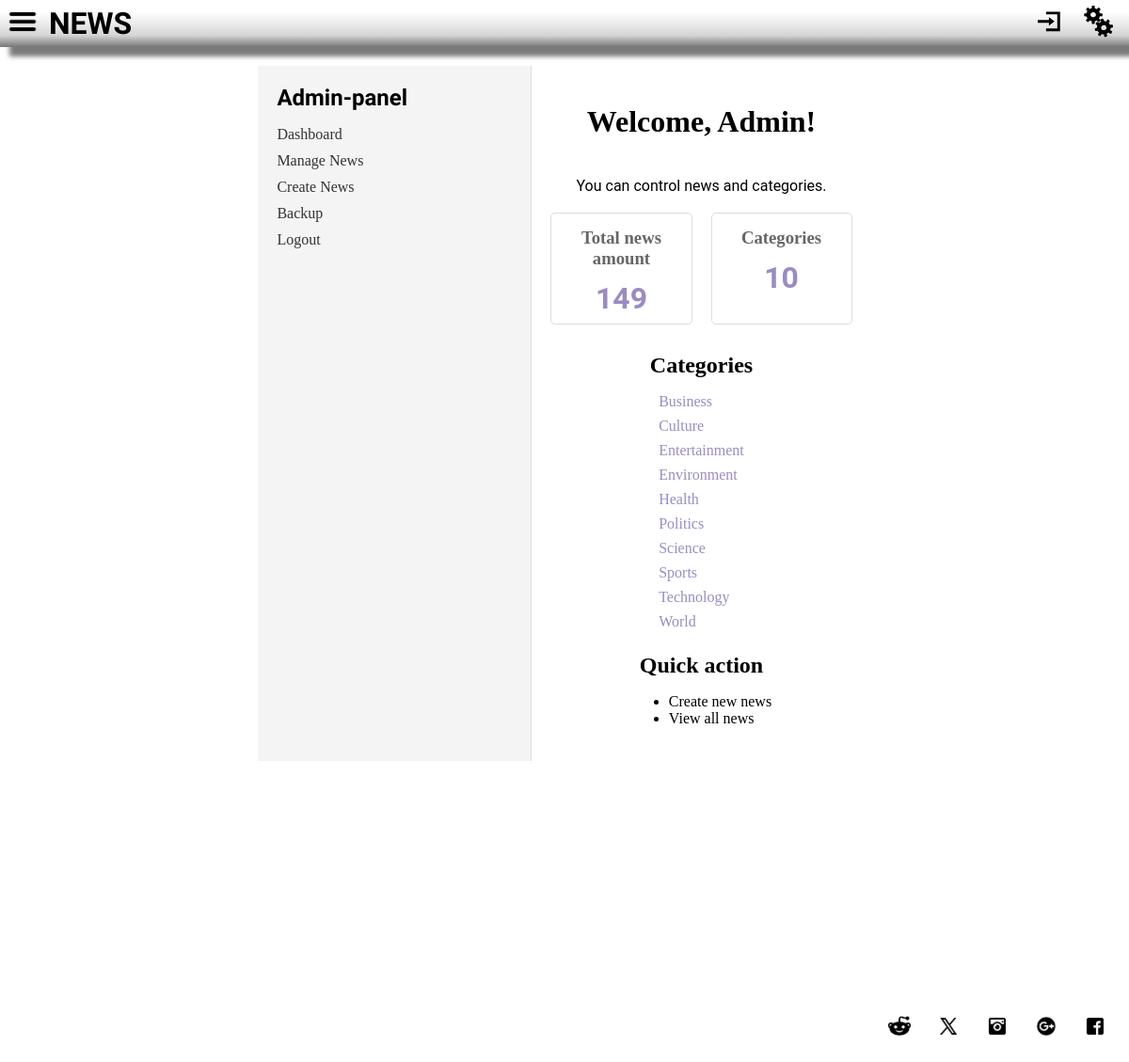
/admin/index.php (signed in), run on the app's committed database.
### tables this page shows
CREATE TABLE `categories` (
  `id` int NOT NULL AUTO_INCREMENT,
  `name` varchar(100) NOT NULL,
  `slug` varchar(100) NOT NULL,
  `description` text,
  `created_at` datetime DEFAULT CURRENT_TIMESTAMP,
  `updated_at` datetime DEFAULT CURRENT_TIMESTAMP ON UPDATE CURRENT_TIMESTAMP,
  PRIMARY KEY (`id`),
  UNIQUE KEY `name` (`name`),
  UNIQUE KEY `slug` (`slug`)
);

### app/core/Database.php (called while the page is built, shortened)
<?php
class Database {
    private static $instance = null;
    private $pdo;
    private function __construct() {
        try {
            $this->pdo = new PDO(
                "mysql:host=" . DB_HOST . ";dbname=" . DB_NAME . ";charset=utf8",
                DB_USER,
                DB_PASS,
                [
                    PDO::ATTR_ERRMODE => PDO::ERRMODE_EXCEPTION,
                    PDO::ATTR_DEFAULT_FETCH_MODE => PDO::FETCH_ASSOC,
                    PDO::ATTR_EMULATE_PREPARES => false,
                ]
            );
        } catch (PDOException $e) {
            throw new Exception("Connection failed: " . $e->getMessage());
        }
    }
    public static function getInstance() {
        if (self::$instance === null) {
            self::$instance = new self();
        }
        return self::$instance;
    }
    public function getConnection() {
        return $this->pdo;
    }
    public function query($sql, $params = []) {
        $stmt = $this->pdo->prepare($sql);
        $stmt->execute($params);
        return $stmt->fetchAll();
    }
}

### app/models/NewsModel.php (called while the page is built, shortened)
<?php
class NewsModel {
    protected $db;
    public function __construct() {
        $this->db = Database::getInstance();
    }
    public function getLatest($limit = 10, $offset = 0) {
        $sql = "SELECT n.*, c.name as category_name, c.slug as category_slug,
                u.username as author_name
                FROM news n
                JOIN categories c ON n.category_id = c.id
                JOIN users u ON n.author_id = u.id
                WHERE n.is_published = 1
                ORDER BY n.published_at DESC
                LIMIT :limit OFFSET :offset";
        $stmt = $this->db->getConnection()->prepare($sql);
        $stmt->bindValue(':limit', $limit, PDO::PARAM_INT);
        $stmt->bindValue(':offset', $offset, PDO::PARAM_INT);
        $stmt->execute();
        return $stmt->fetchAll();
    }
    public function getAllCategories() {
        $sql = "SELECT * FROM categories ORDER BY name ASC";
        return $this->db->query($sql);
    }
}

### admin/index.php (the view, shortened to what this page needs)
<?php
require_once '../app/core/Database.php';
require_once '../app/models/NewsModel.php';
$newsModel = new NewsModel();
$totalNews = count($newsModel->getLatest(1000));
$categories = $newsModel->getAllCategories();
$totalCategories = count($categories);
?>
<?php
require_once __DIR__ . '/../header.php';
?>
<div class="admin-container">
    <aside class="admin-sidebar">
        <h2>Admin-panel</h2>
        <nav>
            <ul>
                <li><a href="/admin/">Dashboard</a></li>
                <li><a href="/admin/news/manage.php">Manage News</a></li>
                <li><a href="/admin/news/create.php">Create News</a></li>
                <li><a href="/admin/backup.php">Backup</a></li>
                <li><a href="/app/controller/logout.php">Logout</a></li>
            </ul>
        </nav>
    </aside>
    <main class="admin-main">
        <h1>Welcome, Admin!</h1>
        <p>You can control news and categories.</p>
        <div class="admin-stats">
            <div class="stat-card">
                <h3>Total news amount</h3>
                <p><?php echo $totalNews; ?></p>
            </div>
            <div class="stat-card">
                <h3>Categories</h3>
                <p><?php echo $totalCategories; ?></p>
            </div>
        </div>
        <h2>Categories</h2>
        <ul class="category-list">
            <?php foreach($categories as $cat): ?>
                <li>
                    <a href="/category.php?category=<?php echo htmlspecialchars($cat['slug']); ?>">
                        <?php echo htmlspecialchars($cat['name']); ?>
                    </a>
                </li>
            <?php endforeach; ?>
        </ul>
        <h2>Quick action</h2>
        <ul>
            <li><a href="/admin/news/create.php">Create new news</a></li>
            <li><a href="/admin/news/manage.php">View all news</a></li>
        </ul>
    </main>
</div>
<?php include '../footer.php'; ?>
</body>
</html>

### assets/css/main.css (style rules this page uses)
:root { --heading: "Roboto", serif; --text: "Roboto", serif; --primary: rgb(154,140,193); --secondary1: rgba(53, 53, 53, 0.178); --secondary2: rgb(255, 255, 255); --color: rgb(1, 1, 24); }
body { padding: 0; margin: 0; background-image: url(../../resources/Group19.png); height: 100%; display: flex; flex-direction: column; align-items: center; }
main { display: flex; flex-direction: column; align-items: center; }
.admin-container { display: flex; min-height: calc(100vh - 200px); margin-top: 20px; width: 100%; }
.admin-sidebar { width: 250px; background-color: #f4f4f4; padding: 20px; border-right: 1px solid #ddd; }
.admin-sidebar h2 { font-family: "Aclonica", serif; margin-top: 0; }
.admin-sidebar ul { list-style: none; padding: 0; }
.admin-sidebar ul li { margin-bottom: 10px; }
.admin-sidebar ul li a { text-decoration: none; color: #333; font-weight: 500; }
.admin-main { flex: 1; padding: 20px; }
.admin-stats { display: flex; gap: 20px; margin-bottom: 30px; }
.stat-card { background-color: #fff; border: 1px solid #ddd; border-radius: 5px; padding: 15px; flex: 1; text-align: center; }
.stat-card h3 { margin-top: 0; color: #666; }
.stat-card p { font-size: 2em; font-weight: bold; color: var(--primary); margin: 10px 0 0; }
.category-list { list-style: none; padding: 0; }
.category-list li { margin-bottom: 8px; }
.category-list a { color: var(--primary); text-decoration: none; }
h2 { font-style: normal; padding: 0; margin: 0; }
p { font-family: "Roboto", serif; line-height: 3dvh }
a { text-decoration: none; color: black; }
.admin-main { background-color: white; flex: 1; padding: 20px; }

### data on the page
categories: name "Business"
categories: name "Culture"
categories: name "Entertainment"
categories: name "Environment"
categories: name "Health"
categories: name "Politics"
categories: name "Science"
categories: name "Sports"
categories: name "Technology"
categories: name "World"

### other printed values
$totalNews "149"
$totalCategories "10"
